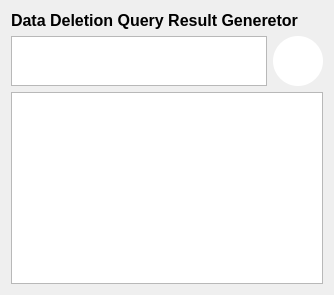
             <widget class="QWidget" name="page_10">
              <layout class="QGridLayout" name="gridLayout_10">
               <item row="0" column="0">
                <widget class="QLabel" name="label_16">
                 <property name="font">
                  <font>
                   <pointsize>12</pointsize>
                   <weight>75</weight>
                   <bold>true</bold>
                  </font>
                 </property>
                 <property name="text">
                  <string>Data Deletion Query Result Generetor</string>
                 </property>
                </widget>
               </item>
               <item row="1" column="0">
                <layout class="QHBoxLayout" name="horizontalLayout_15">
                 <item>
                  <widget class="QTextEdit" name="delete_manual_input">
                   <property name="sizePolicy">
                    <sizepolicy hsizetype="Expanding" vsizetype="Minimum">
                     <horstretch>0</horstretch>
                     <verstretch>0</verstretch>
                    </sizepolicy>
                   </property>
                   <property name="minimumSize">
                    <size>
                     <width>0</width>
                     <height>30</height>
                    </size>
                   </property>
                   <property name="maximumSize">
                    <size>
                     <width>16777215</width>
                     <height>100</height>
                    </size>
                   </property>
                   <property name="font">
                    <font>
                     <pointsize>12</pointsize>
                    </font>
                   </property>
                  </widget>
                 </item>
                 <item>
                  <widget class="QPushButton" name="delete_manual_btn">
                   <property name="layoutDirection">
                    <enum>Qt::LeftToRight</enum>
                   </property>
                   <property name="styleSheet">
                    <string notr="true">QPushButton {
    background-color: #fff;     /* Button background */
    border-radius: 25px;           /* Half of width/height for perfect circle */
    min-width: 50px;
    min-height: 50px;
    color: white;                  /* Text color */
    font-weight: bold;
    border: none;
}

QPushButton:hover {
    background-color: 	#A9A9A9;     /* Hover effect */
}

QPushButton:pressed {
    background-color:#696969;     /* Pressed effect */
}
</string>
                   </property>
                   <property name="text">
                    <string/>
                   </property>
                   <property name="icon">
                    <iconset resource="resource.qrc">
                     <normaloff>:/newPrefix/icons/image.png</normaloff>:/newPrefix/icons/image.png</iconset>
                   </property>
                   <property name="iconSize">
                    <size>
                     <width>20</width>
                     <height>20</height>
                    </size>
                   </property>
                  </widget>
                 </item>
                </layout>
               </item>
               <item row="2" column="0">
                <widget class="QTextEdit" name="delete_manual_result">
                 <property name="font">
                  <font>
                   <pointsize>14</pointsize>
                  </font>
                 </property>
                </widget>
               </item>
              </layout>
             </widget>
